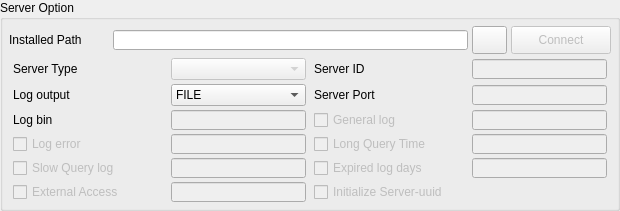
    <widget class="QGroupBox" name="groupBox">
     <property name="minimumSize">
      <size>
       <width>620</width>
       <height>210</height>
      </size>
     </property>
     <property name="title">
      <string>Server Option</string>
     </property>
     <layout class="QVBoxLayout" name="verticalLayout">
      <property name="spacing">
       <number>4</number>
      </property>
      <property name="leftMargin">
       <number>6</number>
      </property>
      <property name="topMargin">
       <number>6</number>
      </property>
      <property name="rightMargin">
       <number>6</number>
      </property>
      <property name="bottomMargin">
       <number>6</number>
      </property>
      <item>
       <layout class="QHBoxLayout" name="horizontalLayout_2">
        <item>
         <widget class="QLabel" name="label_InstalledPath">
          <property name="minimumSize">
           <size>
            <width>100</width>
            <height>20</height>
           </size>
          </property>
          <property name="maximumSize">
           <size>
            <width>100</width>
            <height>20</height>
           </size>
          </property>
          <property name="text">
           <string>Installed Path</string>
          </property>
          <property name="buddy">
           <cstring>lineEdit_InstalledPath</cstring>
          </property>
         </widget>
        </item>
        <item>
         <widget class="QLineEdit" name="lineEdit_InstalledPath">
          <property name="minimumSize">
           <size>
            <width>350</width>
            <height>0</height>
           </size>
          </property>
          <property name="maximumSize">
           <size>
            <width>1024</width>
            <height>20</height>
           </size>
          </property>
          <property name="maxLength">
           <number>1024</number>
          </property>
          <property name="readOnly">
           <bool>true</bool>
          </property>
         </widget>
        </item>
        <item>
         <widget class="QPushButton" name="pushButton_Browse">
          <property name="minimumSize">
           <size>
            <width>35</width>
            <height>28</height>
           </size>
          </property>
          <property name="maximumSize">
           <size>
            <width>35</width>
            <height>28</height>
           </size>
          </property>
          <property name="text">
           <string/>
          </property>
          <property name="icon">
           <iconset resource="MySQLConfig.qrc">
            <normaloff>:/MySQLConfig/folder-open.ico</normaloff>:/MySQLConfig/folder-open.ico</iconset>
          </property>
         </widget>
        </item>
        <item>
         <widget class="QPushButton" name="pushButton_Connect">
          <property name="enabled">
           <bool>false</bool>
          </property>
          <property name="minimumSize">
           <size>
            <width>100</width>
            <height>0</height>
           </size>
          </property>
          <property name="maximumSize">
           <size>
            <width>100</width>
            <height>30</height>
           </size>
          </property>
          <property name="sizeIncrement">
           <size>
            <width>100</width>
            <height>30</height>
           </size>
          </property>
          <property name="text">
           <string>Connect</string>
          </property>
          <property name="icon">
           <iconset resource="MySQLConfig.qrc">
            <normaloff>:/MySQLConfig/close.png</normaloff>:/MySQLConfig/close.png</iconset>
          </property>
          <property name="iconSize">
           <size>
            <width>40</width>
            <height>24</height>
           </size>
          </property>
         </widget>
        </item>
       </layout>
      </item>
      <item>
       <layout class="QGridLayout" name="gridLayout">
        <item row="5" column="2">
         <widget class="QCheckBox" name="checkBox_Expiredlogdays">
          <property name="enabled">
           <bool>false</bool>
          </property>
          <property name="minimumSize">
           <size>
            <width>150</width>
            <height>20</height>
           </size>
          </property>
          <property name="maximumSize">
           <size>
            <width>150</width>
            <height>20</height>
           </size>
          </property>
          <property name="text">
           <string>Expired log days</string>
          </property>
         </widget>
        </item>
        <item row="4" column="1">
         <widget class="QLineEdit" name="lineEdit_Logerror">
          <property name="enabled">
           <bool>false</bool>
          </property>
          <property name="minimumSize">
           <size>
            <width>135</width>
            <height>20</height>
           </size>
          </property>
          <property name="maximumSize">
           <size>
            <width>135</width>
            <height>20</height>
           </size>
          </property>
          <property name="maxLength">
           <number>64</number>
          </property>
         </widget>
        </item>
        <item row="6" column="0">
         <widget class="QCheckBox" name="checkBox_ExternAccess">
          <property name="enabled">
           <bool>false</bool>
          </property>
          <property name="minimumSize">
           <size>
            <width>150</width>
            <height>0</height>
           </size>
          </property>
          <property name="maximumSize">
           <size>
            <width>150</width>
            <height>20</height>
           </size>
          </property>
          <property name="text">
           <string>External Access</string>
          </property>
         </widget>
        </item>
        <item row="0" column="1">
         <widget class="QComboBox" name="comboBox_ServerType">
          <property name="enabled">
           <bool>false</bool>
          </property>
          <property name="minimumSize">
           <size>
            <width>135</width>
            <height>0</height>
           </size>
          </property>
          <property name="maximumSize">
           <size>
            <width>135</width>
            <height>22</height>
           </size>
          </property>
          <property name="currentIndex">
           <number>-1</number>
          </property>
          <item>
           <property name="text">
            <string>Master</string>
           </property>
          </item>
          <item>
           <property name="text">
            <string>Slave</string>
           </property>
          </item>
         </widget>
        </item>
        <item row="4" column="0">
         <widget class="QCheckBox" name="checkBox_Logerror">
          <property name="enabled">
           <bool>false</bool>
          </property>
          <property name="minimumSize">
           <size>
            <width>150</width>
            <height>20</height>
           </size>
          </property>
          <property name="maximumSize">
           <size>
            <width>150</width>
            <height>20</height>
           </size>
          </property>
          <property name="text">
           <string>Log error</string>
          </property>
         </widget>
        </item>
        <item row="2" column="1">
         <widget class="QLineEdit" name="lineEdit_Logbin">
          <property name="enabled">
           <bool>false</bool>
          </property>
          <property name="minimumSize">
           <size>
            <width>135</width>
            <height>20</height>
           </size>
          </property>
          <property name="maximumSize">
           <size>
            <width>135</width>
            <height>20</height>
           </size>
          </property>
          <property name="maxLength">
           <number>64</number>
          </property>
         </widget>
        </item>
        <item row="1" column="2">
         <widget class="QLabel" name="label_ServerPort">
          <property name="minimumSize">
           <size>
            <width>150</width>
            <height>20</height>
           </size>
          </property>
          <property name="maximumSize">
           <size>
            <width>150</width>
            <height>20</height>
           </size>
          </property>
          <property name="text">
           <string>Server Port</string>
          </property>
          <property name="buddy">
           <cstring>lineEdit_ServerPort</cstring>
          </property>
         </widget>
        </item>
        <item row="4" column="3">
         <widget class="QLineEdit" name="lineEdit_LongQueryTime">
          <property name="enabled">
           <bool>false</bool>
          </property>
          <property name="minimumSize">
           <size>
            <width>135</width>
            <height>20</height>
           </size>
          </property>
          <property name="maximumSize">
           <size>
            <width>135</width>
            <height>20</height>
           </size>
          </property>
          <property name="maxLength">
           <number>8</number>
          </property>
         </widget>
        </item>
        <item row="0" column="0">
         <widget class="QLabel" name="label_ServerType">
          <property name="minimumSize">
           <size>
            <width>150</width>
            <height>20</height>
           </size>
          </property>
          <property name="maximumSize">
           <size>
            <width>150</width>
            <height>20</height>
           </size>
          </property>
          <property name="text">
           <string>Server Type</string>
          </property>
          <property name="buddy">
           <cstring>comboBox_ServerType</cstring>
          </property>
         </widget>
        </item>
        <item row="1" column="1">
         <widget class="QComboBox" name="comboBox_LogMode">
          <property name="enabled">
           <bool>true</bool>
          </property>
          <property name="minimumSize">
           <size>
            <width>135</width>
            <height>0</height>
           </size>
          </property>
          <property name="maximumSize">
           <size>
            <width>135</width>
            <height>22</height>
           </size>
          </property>
          <property name="currentIndex">
           <number>0</number>
          </property>
          <item>
           <property name="text">
            <string>FILE</string>
           </property>
          </item>
          <item>
           <property name="text">
            <string>Table</string>
           </property>
          </item>
          <item>
           <property name="text">
            <string>FILE ,Table</string>
           </property>
          </item>
         </widget>
        </item>
        <item row="4" column="2">
         <widget class="QCheckBox" name="checkBox_LongQueryTime">
          <property name="enabled">
           <bool>false</bool>
          </property>
          <property name="minimumSize">
           <size>
            <width>150</width>
            <height>20</height>
           </size>
          </property>
          <property name="maximumSize">
           <size>
            <width>150</width>
            <height>20</height>
           </size>
          </property>
          <property name="text">
           <string>Long Query Time</string>
          </property>
         </widget>
        </item>
        <item row="1" column="3">
         <widget class="QLineEdit" name="lineEdit_ServerPort">
          <property name="enabled">
           <bool>false</bool>
          </property>
          <property name="minimumSize">
           <size>
            <width>135</width>
            <height>20</height>
           </size>
          </property>
          <property name="maximumSize">
           <size>
            <width>135</width>
            <height>20</height>
           </size>
          </property>
          <property name="inputMask">
           <string/>
          </property>
          <property name="maxLength">
           <number>5</number>
          </property>
         </widget>
        </item>
        <item row="2" column="3">
         <widget class="QLineEdit" name="lineEdit_Generallog">
          <property name="enabled">
           <bool>false</bool>
          </property>
          <property name="minimumSize">
           <size>
            <width>135</width>
            <height>20</height>
           </size>
          </property>
          <property name="maximumSize">
           <size>
            <width>135</width>
            <height>20</height>
           </size>
          </property>
          <property name="maxLength">
           <number>64</number>
          </property>
         </widget>
        </item>
        <item row="5" column="0">
         <widget class="QCheckBox" name="checkBox_SlowQuerylog">
          <property name="enabled">
           <bool>false</bool>
          </property>
          <property name="minimumSize">
           <size>
            <width>150</width>
            <height>20</height>
           </size>
          </property>
          <property name="maximumSize">
           <size>
            <width>150</width>
            <height>20</height>
           </size>
          </property>
          <property name="text">
           <string>Slow Query log</string>
          </property>
         </widget>
        </item>
        <item row="0" column="2">
         <widget class="QLabel" name="label_ServerID">
          <property name="minimumSize">
           <size>
            <width>150</width>
            <height>20</height>
           </size>
          </property>
          <property name="maximumSize">
           <size>
            <width>150</width>
            <height>20</height>
           </size>
          </property>
          <property name="text">
           <string>Server ID</string>
          </property>
          <property name="buddy">
           <cstring>lineEdit_ServerID</cstring>
          </property>
         </widget>
        </item>
        <item row="1" column="0">
         <widget class="QLabel" name="label_Logout">
          <property name="minimumSize">
           <size>
            <width>150</width>
            <height>20</height>
           </size>
          </property>
          <property name="maximumSize">
           <size>
            <width>150</width>
            <height>20</height>
           </size>
          </property>
          <property name="text">
           <string>Log output</string>
          </property>
          <property name="buddy">
           <cstring>comboBox_LogMode</cstring>
          </property>
         </widget>
        </item>
        <item row="5" column="3">
         <widget class="QLineEdit" name="lineEdit_Expiredlogdays">
          <property name="enabled">
           <bool>false</bool>
          </property>
          <property name="minimumSize">
           <size>
            <width>135</width>
            <height>20</height>
           </size>
          </property>
          <property name="maximumSize">
           <size>
            <width>135</width>
            <height>20</height>
           </size>
          </property>
          <property name="maxLength">
           <number>8</number>
          </property>
         </widget>
        </item>
        <item row="2" column="2">
         <widget class="QCheckBox" name="checkBox_Generallog">
          <property name="enabled">
           <bool>false</bool>
          </property>
          <property name="minimumSize">
           <size>
            <width>150</width>
            <height>20</height>
           </size>
          </property>
          <property name="maximumSize">
           <size>
            <width>150</width>
            <height>20</height>
           </size>
          </property>
          <property name="text">
           <string>General log</string>
          </property>
         </widget>
        </item>
        <item row="5" column="1">
         <widget class="QLineEdit" name="lineEdit_SlowQuerylog">
          <property name="enabled">
           <bool>false</bool>
          </property>
          <property name="minimumSize">
           <size>
            <width>135</width>
            <height>20</height>
           </size>
          </property>
          <property name="maximumSize">
           <size>
            <width>135</width>
            <height>20</height>
           </size>
          </property>
          <property name="maxLength">
           <number>64</number>
          </property>
         </widget>
        </item>
        <item row="0" column="3">
         <widget class="QLineEdit" name="lineEdit_ServerID">
          <property name="enabled">
           <bool>false</bool>
          </property>
          <property name="minimumSize">
           <size>
            <width>135</width>
            <height>20</height>
           </size>
          </property>
          <property name="maximumSize">
           <size>
            <width>135</width>
            <height>20</height>
           </size>
          </property>
          <property name="inputMask">
           <string/>
          </property>
          <property name="maxLength">
           <number>4</number>
          </property>
         </widget>
        </item>
        <item row="2" column="0">
         <widget class="QLabel" name="label">
          <property name="minimumSize">
           <size>
            <width>150</width>
            <height>20</height>
           </size>
          </property>
          <property name="maximumSize">
           <size>
            <width>150</width>
            <height>20</height>
           </size>
          </property>
          <property name="text">
           <string>Log bin</string>
          </property>
         </widget>
        </item>
        <item row="6" column="1">
         <widget class="QLineEdit" name="lineEdit_AccessPassword">
          <property name="enabled">
           <bool>false</bool>
          </property>
          <property name="minimumSize">
           <size>
            <width>135</width>
            <height>20</height>
           </size>
          </property>
          <property name="maximumSize">
           <size>
            <width>135</width>
            <height>20</height>
           </size>
          </property>
          <property name="maxLength">
           <number>16</number>
          </property>
          <property name="echoMode">
           <enum>QLineEdit::Normal</enum>
          </property>
         </widget>
        </item>
        <item row="6" column="2">
         <widget class="QCheckBox" name="checkBox_InitializeServeruuid">
          <property name="enabled">
           <bool>false</bool>
          </property>
          <property name="minimumSize">
           <size>
            <width>150</width>
            <height>20</height>
           </size>
          </property>
          <property name="maximumSize">
           <size>
            <width>150</width>
            <height>20</height>
           </size>
          </property>
          <property name="text">
           <string>Initialize Server-uuid</string>
          </property>
         </widget>
        </item>
       </layout>
      </item>
     </layout>
    </widget>
